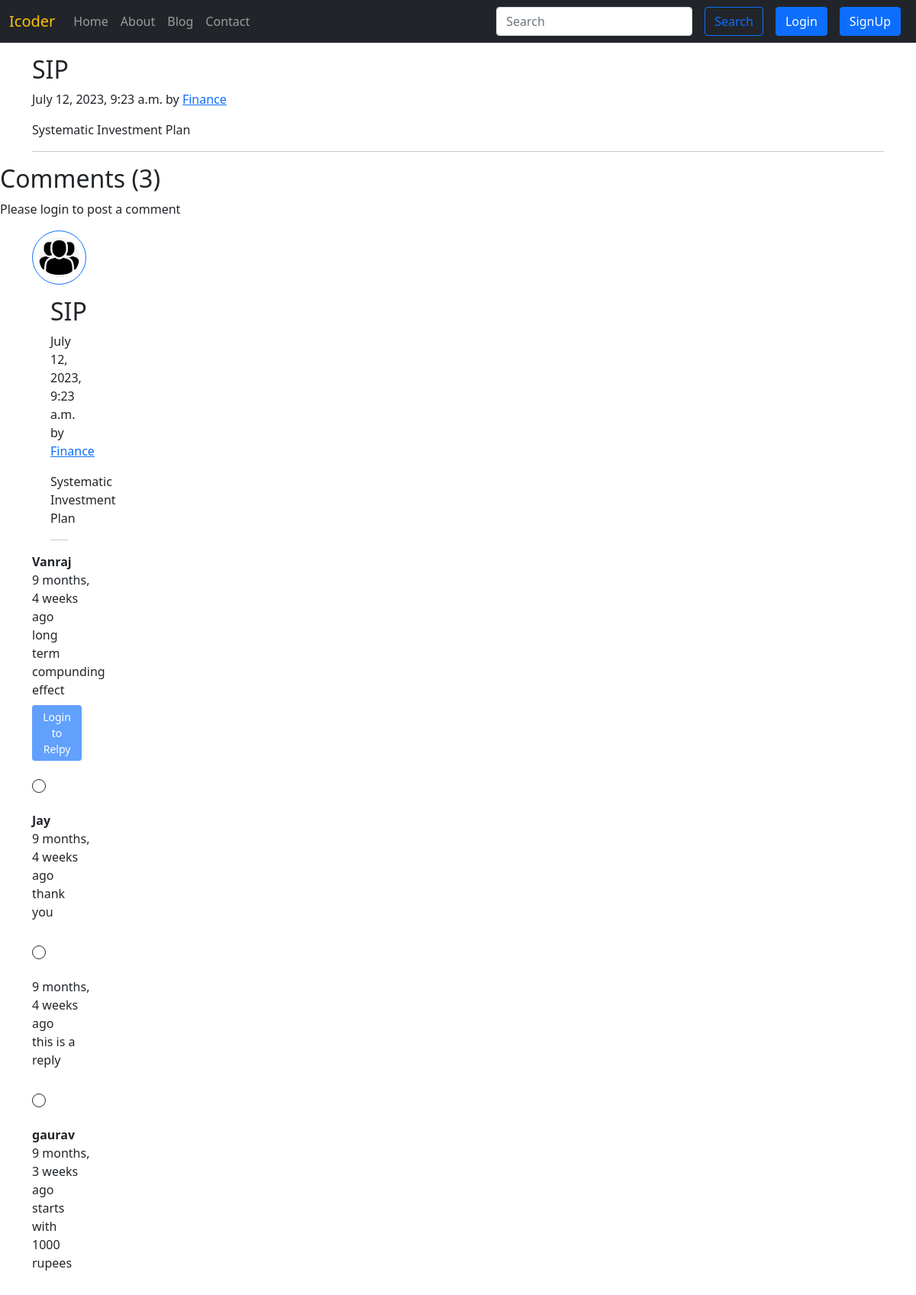
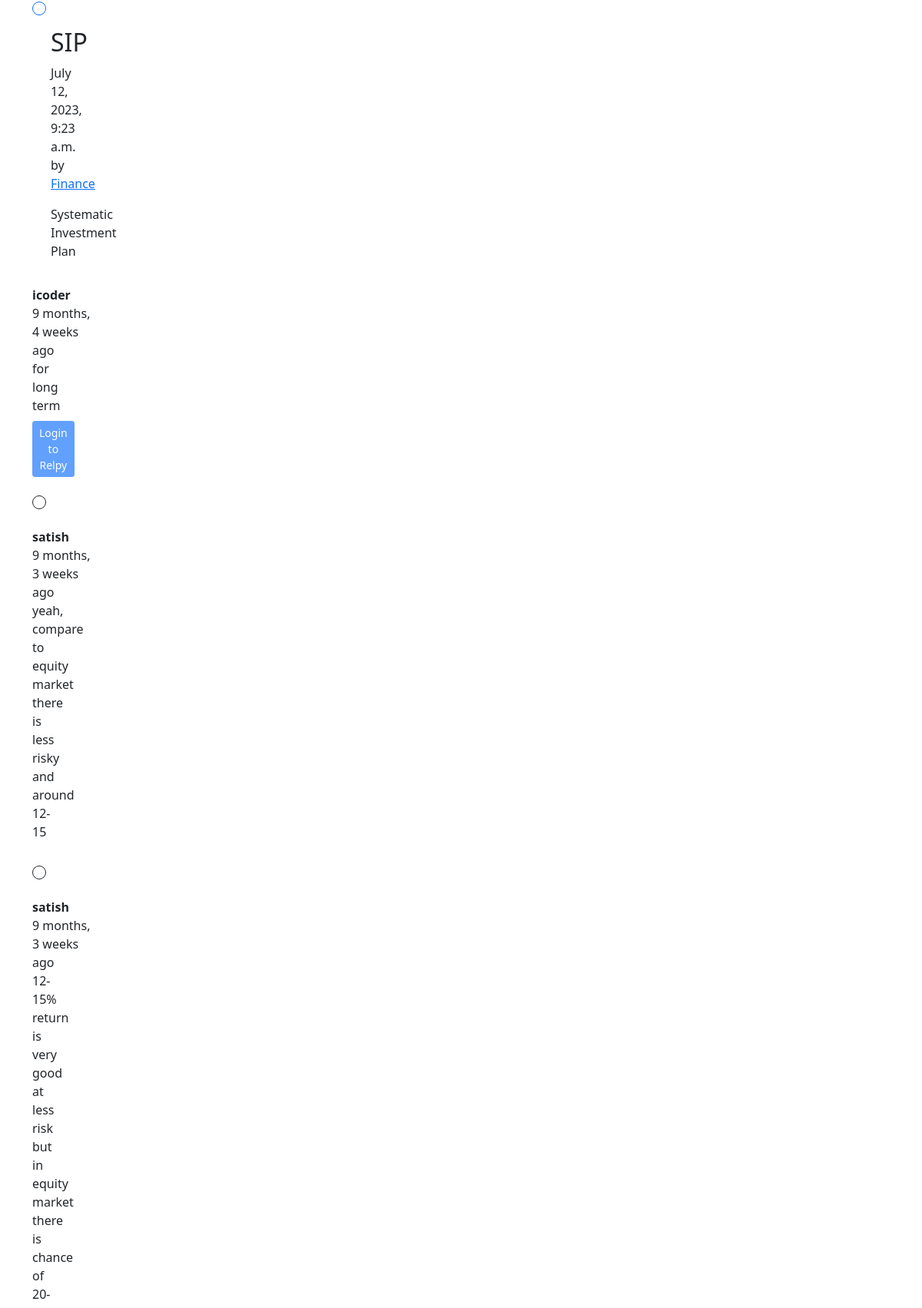
The app's page /blog/fourth-post (upper part) with its own data (2 pictures, top to bottom).
### blog/models.py (models this page shows, shortened)
class Post(models.Model):
    sno = models.AutoField(auto_created = True,primary_key = True)
    title = models.CharField(max_length=255, null=False, blank=False)
    content = models.TextField(null=False, blank=False)
    author = models.CharField(max_length=70, null=False, blank=False)
    slug = models.CharField(max_length=130, null=False, blank=False)
    timestamp = models.DateTimeField(null=False, blank=False)

class BlogComment(models.Model):
    sno = models.AutoField(auto_created = True,primary_key = True)
    comment = models.TextField(null=False, blank=False)
    user = models.ForeignKey(User, on_delete=models.CASCADE, null=False, blank=False)
    post = models.ForeignKey(Post,on_delete=models.CASCADE, null=False, blank=False)
    parent = models.ForeignKey("self", on_delete=models.CASCADE, null=True)
    timestamp = models.DateTimeField(default=now)
    def __str__(self):
     return self.comment[0:13]

### blog/views.py (the view)
# urls.py: path('<str:slug>', views.blogPost, name='blogPost'),
def blogPost(request, slug):
    post = Post.objects.filter(slug=slug).first()
    comments = BlogComment.objects.filter(post=post, parent=None)
    replies = BlogComment.objects.filter(post=post).exclude(parent=None)
    replyDict = {}
    for reply in replies:
        if reply.parent.sno not in replyDict.keys():
            replyDict[reply.parent.sno] = [reply]
        else:
            replyDict[reply.parent.sno].append(reply)
    print(comments, replies)
    context = {
        "post": post,
        "comments": comments,
        "user": request.user,
        "replyDict": replyDict,
    }
    return render(request, "blog/blogPost.html", context)

### blog/templatetags/extras.py (called while the page is built)
@register.filter(name='get_val')
def get_val(dict, key):
    return dict.get(key)

### templates/blog/blogPost.html (shortened to what this page needs)
{% extends 'base.html' %}
{% block body%}
{% load humanize %}
{% load extras %}
<div class="container my-3">
    <h2 class="blog-post-title">{{post.title}}</h2>
    <p class="blog-post-meta">{{post.timestamp}} by <a href="/about">{{post.author}}</a></p>
    <p>{{post.content|safe}}</p>
    <hr>
</div>
       <h2>Comments ({{comments.count}})</h2>
       <div class="my-2">
           {% if user.is_authenticated %}
             <form action="/blog/postComment" method="post">
                {% csrf_token %}
               <div class="form-group">
                  <label for="exampleInputEmail1">Post Comment</label>
                  <input type="text" class="form-control" name="comment" placeholder="Enter comment here">
               </div>
                  <input type="hidden" name="postSno" value="{{post.sno}}">
                  <input type="hidden" name="parentSno" value="{{comment.sno}}">
                  <button type="submit" class="btn btn-primary">Submit</button>
             </form>
           {% else %}
           <p>Please login to post a comment</p>
           {% endif %}
       </div>
  <div class="container">
      {% for comment in comments %}
      <div class="row my-3">
       <div class="col-md-1">
        <img class="rounded-circle mx-auto d-block w-100 p-2 border border-primary" src="/static/user.png.png"
            alt="user">
         <div class="container my-3">
            <h2 class="blog-post-title">{{post.title}}</h2>
            <p class="blog-post-meta">{{post.timestamp}} by <a href="/about">{{post.author}}</a></p>
            <p>{{post.content|safe}}</p>
            <hr>
         </div>
         <div class="col-md-11">
            <b>{{comment.user.username}}</b> {{comment.timestamp | naturaltime }}
            <div>{{comment.comment}}</div>
            <div class="reply mx-0">
                {% if user.is_authenticated %}
                <button class="btn btn-sm btn-primary my-2" data-bs-toggle="collapse" href="#replyBox{{comment.sno}}"
                    role="button" aria-expanded="false" aria-controls="replyBox{{comment.sno}}">
                    Relpy
                </button>
                <div class="collapse" id="replyBox{{comment.sno}}">
                    <div class="card card-body my-2">
                        <form action="/blog/postComment" method="post">
                            {% csrf_token %}
                            <div class="form-group">
                                <label for="exampleInputEmail1">Post a reply</label>
                                <input type="text" class="form-control" name="comment" placeholder="Enter comment here">
                                <input type="hidden" name="parentSno" value="{{comment.sno}}">
                            </div>
                            <input type="hidden" name="postSno" value="{{post.sno}}">
                            <button type="submit" class="btn btn-sm btn-primary">Submit</button>
                        </form>
                    </div>
                </div>
                {% else %}
                <button class="btn btn-sm btn-primary my-2" data-bs-toggle="collapse" href="#replyBox{{comment.sno}}"
                    role="button" aria-expanded="false" aria-controls="replyBox{{comment.sno}}" disabled>
                    Login to Relpy
                </button>
                {% endif %}
                <div class="replies my-2">
                    {% for reply in replyDict|get_val:comment.sno %}
                    <div class="row my-2">
                        <div class="col-md-1">
                            <img class="rounded-circle mx-auto d-block w-75 p-2 my-2 border border-dark"
                                src="/static/user.png.png" alt="user">
                        </div>
                        <div class="col-md-11 my-3">
                            <b>{{reply.user.username}}</b> <span>{{reply.timestamp | naturaltime }}</span>
                            <div>{{reply.comment}}</div>
                        </div>
                        <br>
                    </div>
                    {% endfor %}
                </div>
            </div>
        </div>
            {% endfor %}
        </div>
        {% endblock body %}

### records on screen
Post: title "SIP", timestamp "July 12, 2023, 9:23 a.m.", author "Finance", content "Systematic Investment Plan"
BlogComment: user.username "Vanraj", timestamp "9 months, 4 weeks ago", comment "long term compunding effect"
BlogComment: user.username "Jay", timestamp "9 months, 4 weeks ago", comment "thank you"
BlogComment: timestamp "9 months, 4 weeks ago", comment "this is a reply"
BlogComment: user.username "gaurav", timestamp "9 months, 3 weeks ago", comment "starts with 1000 rupees"
BlogComment: user.username "icoder", timestamp "9 months, 4 weeks ago", comment "for long term"
BlogComment: user.username "satish", timestamp "9 months, 3 weeks ago", comment "yeah, compare to equity market there is less risky and around 12-15"
BlogComment: user.username "satish", timestamp "9 months, 3 weeks ago"

### other values on screen
{{ comments.count }} "3"
